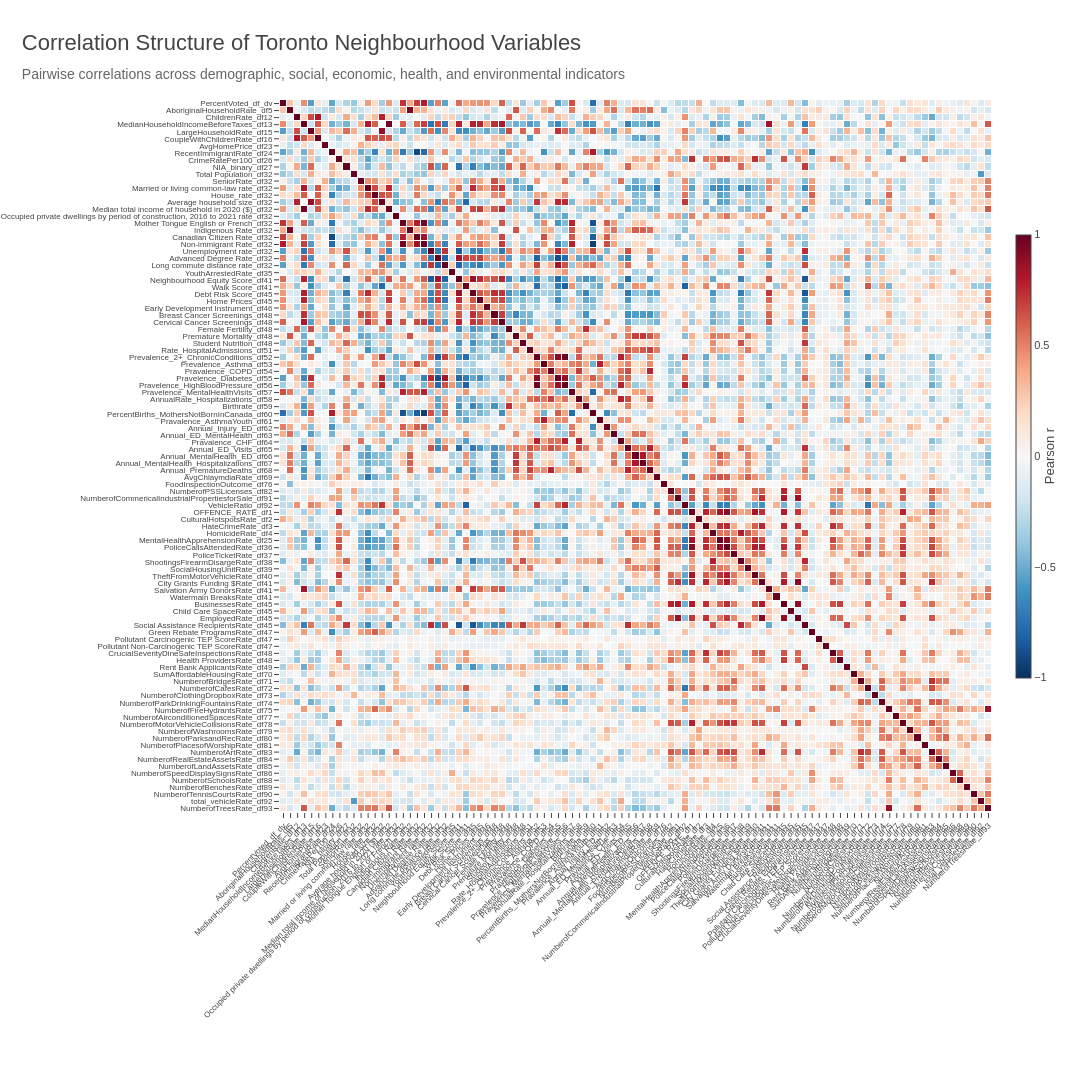

The code cell stored with this chart in its notebook:
### Markdown cell above
# Correlation

### Code cell
# Load data
df_merge_all = pd.read_excel("final_table.xlsx")

X_master = df_merge_all.drop(
    columns=[
        "NEIGHBOURHOOD_ID",
    ]
)

# Numeric predictors only
X_numeric = X_master.select_dtypes(include=np.number)

# Correlation matrix

corr = X_numeric.corr()
cols = corr.columns


# P-value matrix

pvals = pd.DataFrame(
    np.nan,
    index=cols,
    columns=cols
)

for col1 in cols:
    for col2 in cols:

        if col1 == col2:
            pvals.loc[col1, col2] = 0
            continue

        valid = X_numeric[
            [col1, col2]
        ].dropna()

        if len(valid) >= 3:
            r, p = pearsonr(
                valid[col1],
                valid[col2]
            )

            pvals.loc[col1, col2] = p
            
# Create hover text matrix with same dimensions as correlation matrix
hover_text = np.empty(
    corr.shape,
    dtype=object
)

for i in range(corr.shape[0]):
    for j in range(corr.shape[1]):

        p = pvals.iloc[i, j]

        # Cleaner p-value formatting
        if p < 0.001:
            p_text = "< 0.001"
        else:
            p_text = f"{p:.3f}"

        hover_text[i, j] = (
            f"<b>{corr.columns[i]}</b><br>"
            f"vs. {corr.columns[j]}<br><br>"
            f"Pearson r: <b>{corr.iloc[i, j]:.2f}</b><br>"
            f"p-value: <b>{p_text}</b>"
        )


# Interactive heatmap

fig = go.Figure(
    data=go.Heatmap(
        z=corr.values,

        x=corr.columns,
        y=corr.index,

        text=hover_text,

        colorscale="RdBu_r",
        zmid=0,
        zmin=-1,
        zmax=1,

        xgap=1,
        ygap=1,

        colorbar=dict(
            title=dict(
                text="Pearson r",
                side="right"
            ),
            thickness=15,
            len=0.65,
            tickvals=[-1, -0.5, 0, 0.5, 1]
        ),

        hovertemplate=(
            "%{text}"
            "<extra></extra>"
        )
    )
)


# Layout

fig.update_layout(

    title=dict(
        text=(
            "Correlation Structure of Toronto Neighbourhood Variables"
            "<br>"
            "<span style='font-size:14px; color:#666666;'>"
            "Pairwise correlations across demographic, social, economic, health, and environmental indicators"
            "</span>"
        ),
        x=0.02,
        xanchor="left",
        font=dict(
            size=22
        )
    ),

    width=1500,
    height=1400,

    paper_bgcolor="white",
    plot_bgcolor="white",

    font=dict(
        family="Arial",
        size=11
    ),

    margin=dict(
        l=280,
        r=100,
        t=100,
        b=280
    )
)


# X axis
fig.update_xaxes(
    tickmode="array",
    tickvals=corr.columns,
    ticktext=corr.columns,
    tickangle=-45,
    side="bottom",
    showgrid=False,
    zeroline=False,
    tickfont=dict(size=8)
)


# Y axis
fig.update_yaxes(
    tickmode="array",
    tickvals=corr.index,
    ticktext=corr.index,
    autorange="reversed",
    showgrid=False,
    zeroline=False,
    tickfont=dict(size=8)
)


fig.show()

fig.write_json(
    "correlation_matrix.json"
)

### Figure 1 — Plotly figure (JSON) as saved in the notebook; plotly's stock layout.template omitted (floating-point values rounded to 4 significant figures; data arrays with more than 128 entries replaced by an {"elided": "..."} marker saying what was removed)
{"data": [{"colorbar": {"len": 0.65, "thickness": 15, "tickvals": [-1, -0.5, 0, 0.5, 1], "title": {"side": "right", "text": "Pearson r"}}, "colorscale": [[0, "rgb(5,48,97)"], [0.1, "rgb(33,102,172)"], [0.2, "rgb(67,147,195)"], [0.3, "rgb(146,197,222)"], [0.4, "rgb(209,229,240)"], [0.5, "rgb(247,247,247)"], [0.6, "rgb(253,219,199)"], [0.7, "rgb(244,165,130)"], [0.8, "rgb(214,96,77)"], [0.9, "rgb(178,24,43)"], [1, "rgb(103,0,31)"]], "hovertemplate": "%{text}<extra></extra>", "text": {"elided": "101x101 str values"}, "type": "heatmap", "x": ["PercentVoted_df_dv", "AboriginalHouseholdRate_df5", "ChildrenRate_df12", "MedianHouseholdIncomeBeforeTaxes_df13", "LargeHouseholdRate_df15", "CoupleWithChildrenRate_df16", "AvgHomePrice_df23", "RecentImmigrantRate_df24", "CrimeRatePer100_df26", "NIA_binary_df27", "Total Population_df32", "SeniorRate_df32", "Married or living common-law rate_df32", "House_rate_df32", "Average household size_df32", "Median total income of household in 2020 ($)_df32", "Occupied private dwellings by period of construction, 2016 to 2021 rate_df32", "Mother Tongue English or French_df32", "Indigenous Rate_df32", "Canadian Citizen Rate_df32", "Non-immigrant Rate_df32", "Unemployment rate_df32", "Advanced Degree Rate_df32", "Long commute distance rate_df32", "YouthArrestedRate_df35", "Neighbourhood Equity Score_df41", "Walk Score_df41", "Debt Risk Score_df45", "Home Prices_df45", "Early Development Instrument_df46", "Breast Cancer Screenings_df48", "Cervical Cancer Screenings_df48", "Female Fertility_df48", "Premature Mortality_df48", "Student Nutrition_df48", "Rate_HospitalAdmissions_df51", "Prevalence_2+_ChronicConditions_df52", "Prevalence_Asthma_df53", "Pravalence_COPD_df54", "Pravelence_Diabetes_df55", "Pravelence_HighBloodPressure_df56", "Pravelence_MentalHealthVisits_df57", "AnnualRate_Hospitalizations_df58", "Birthrate_df59", "PercentBirths_MothersNotBornInCanada_df60", "Pravalence_AsthmaYouth_df61", "Annual_Injury_ED_df62", "Annual_ED_MentalHealth_df63", "Pravalence_CHF_df64", "Annual_ED_Visits_df65", "Annual_MentalHealth_ED_df66", "Annual_MentalHealth_Hospitalizations_df67", "Annual_PrematureDeaths_df68", "AvgChlaymdiaRate_df69", "FoodInspectionOutcome_df76", "NumberofPSSLicenses_df82", "NumberofCommericalIndustrialPropertiesforSale_df91", "VehicleRatio_df92", "OFFENCE_RATE_df1", "CulturalHotspotsRate_df2", "HateCrimeRate_df3", "HomicideRate_df4", "MentalHealthApprehensionRate_df25", "PoliceCallsAttendedRate_df36", "PoliceTicketRate_df37", "ShootingsFirearmDisargeRate_df38", "SocialHousingUnitRate_df39", "TheftFromMotorVehicleRate_df40", "City Grants Funding $Rate_df41", "Salvation Army DonorsRate_df41", "Watermain BreaksRate_df41", "BusinessesRate_df45", "Child Care SpaceRate_df45", "EmployedRate_df45", "Social Assistance RecipientsRate_df45", "Green Rebate ProgramsRate_df47", "Pollutant Carcinogenic TEP ScoreRate_df47", "Pollutant Non-Carcinogenic TEP ScoreRate_df47", "CrucialSeverityDineSafeInspectionsRate_df48", "Health ProvidersRate_df48", "Rent Bank ApplicantsRate_df49", "SumAffordableHousingRate_df70", "NumberofBridgesRate_df71", "NumberofCafesRate_df72", "NumberofClothingDropboxRate_df73", "NumberofParkDrinkingFountainsRate_df74", "NumberofFireHydrantsRate_df75", "NumberofAirconditionedSpacesRate_df77", "NumberofMotorVehicleCollisionsRate_df78", "NumberofWashroomsRate_df79", "NumberofParksandRecRate_df80", "NumberofPlacesofWorshipRate_df81", "NumberofArtRate_df83", "NumberofRealEstateAssetsRate_df84", "NumberofLandAssetsRate_df85", "NumberofSpeedDisplaySignsRate_df86", "NumberofSchoolsRate_df88", "NumberofBenchesRate_df89", "NumberofTennisCourtsRate_df90", "total_vehicleRate_df92", "NumberofTreesRate_df93"], "xgap": 1, "y": ["PercentVoted_df_dv", "AboriginalHouseholdRate_df5", "ChildrenRate_df12", "MedianHouseholdIncomeBeforeTaxes_df13", "LargeHouseholdRate_df15", "CoupleWithChildrenRate_df16", "AvgHomePrice_df23", "RecentImmigrantRate_df24", "CrimeRatePer100_df26", "NIA_binary_df27", "Total Population_df32", "SeniorRate_df32", "Married or living common-law rate_df32", "House_rate_df32", "Average household size_df32", "Median total income of household in 2020 ($)_df32", "Occupied private dwellings by period of construction, 2016 to 2021 rate_df32", "Mother Tongue English or French_df32", "Indigenous Rate_df32", "Canadian Citizen Rate_df32", "Non-immigrant Rate_df32", "Unemployment rate_df32", "Advanced Degree Rate_df32", "Long commute distance rate_df32", "YouthArrestedRate_df35", "Neighbourhood Equity Score_df41", "Walk Score_df41", "Debt Risk Score_df45", "Home Prices_df45", "Early Development Instrument_df46", "Breast Cancer Screenings_df48", "Cervical Cancer Screenings_df48", "Female Fertility_df48", "Premature Mortality_df48", "Student Nutrition_df48", "Rate_HospitalAdmissions_df51", "Prevalence_2+_ChronicConditions_df52", "Prevalence_Asthma_df53", "Pravalence_COPD_df54", "Pravelence_Diabetes_df55", "Pravelence_HighBloodPressure_df56", "Pravelence_MentalHealthVisits_df57", "AnnualRate_Hospitalizations_df58", "Birthrate_df59", "PercentBirths_MothersNotBornInCanada_df60", "Pravalence_AsthmaYouth_df61", "Annual_Injury_ED_df62", "Annual_ED_MentalHealth_df63", "Pravalence_CHF_df64", "Annual_ED_Visits_df65", "Annual_MentalHealth_ED_df66", "Annual_MentalHealth_Hospitalizations_df67", "Annual_PrematureDeaths_df68", "AvgChlaymdiaRate_df69", "FoodInspectionOutcome_df76", "NumberofPSSLicenses_df82", "NumberofCommericalIndustrialPropertiesforSale_df91", "VehicleRatio_df92", "OFFENCE_RATE_df1", "CulturalHotspotsRate_df2", "HateCrimeRate_df3", "HomicideRate_df4", "MentalHealthApprehensionRate_df25", "PoliceCallsAttendedRate_df36", "PoliceTicketRate_df37", "ShootingsFirearmDisargeRate_df38", "SocialHousingUnitRate_df39", "TheftFromMotorVehicleRate_df40", "City Grants Funding $Rate_df41", "Salvation Army DonorsRate_df41", "Watermain BreaksRate_df41", "BusinessesRate_df45", "Child Care SpaceRate_df45", "EmployedRate_df45", "Social Assistance RecipientsRate_df45", "Green Rebate ProgramsRate_df47", "Pollutant Carcinogenic TEP ScoreRate_df47", "Pollutant Non-Carcinogenic TEP ScoreRate_df47", "CrucialSeverityDineSafeInspectionsRate_df48", "Health ProvidersRate_df48", "Rent Bank ApplicantsRate_df49", "SumAffordableHousingRate_df70", "NumberofBridgesRate_df71", "NumberofCafesRate_df72", "NumberofClothingDropboxRate_df73", "NumberofParkDrinkingFountainsRate_df74", "NumberofFireHydrantsRate_df75", "NumberofAirconditionedSpacesRate_df77", "NumberofMotorVehicleCollisionsRate_df78", "NumberofWashroomsRate_df79", "NumberofParksandRecRate_df80", "NumberofPlacesofWorshipRate_df81", "NumberofArtRate_df83", "NumberofRealEstateAssetsRate_df84", "NumberofLandAssetsRate_df85", "NumberofSpeedDisplaySignsRate_df86", "NumberofSchoolsRate_df88", "NumberofBenchesRate_df89", "NumberofTennisCourtsRate_df90", "total_vehicleRate_df92", "NumberofTreesRate_df93"], "ygap": 1, "z": {"elided": "101x101 float values"}, "zmax": 1, "zmid": 0, "zmin": -1}], "layout": {"font": {"family": "Arial", "size": 11}, "height": 1400, "margin": {"b": 280, "l": 280, "r": 100, "t": 100}, "paper_bgcolor": "white", "plot_bgcolor": "white", "title": {"font": {"size": 22}, "text": "Correlation Structure of Toronto Neighbourhood Variables<br><span style='font-size:14px; color:#666666;'>Pairwise correlations across demographic, social, economic, health, and environmental indicators</span>", "x": 0.02, "xanchor": "left"}, "width": 1500, "xaxis": {"showgrid": false, "side": "bottom", "tickangle": -45, "tickfont": {"size": 8}, "tickmode": "array", "ticktext": ["PercentVoted_df_dv", "AboriginalHouseholdRate_df5", "ChildrenRate_df12", "MedianHouseholdIncomeBeforeTaxes_df13", "LargeHouseholdRate_df15", "CoupleWithChildrenRate_df16", "AvgHomePrice_df23", "RecentImmigrantRate_df24", "CrimeRatePer100_df26", "NIA_binary_df27", "Total Population_df32", "SeniorRate_df32", "Married or living common-law rate_df32", "House_rate_df32", "Average household size_df32", "Median total income of household in 2020 ($)_df32", "Occupied private dwellings by period of construction, 2016 to 2021 rate_df32", "Mother Tongue English or French_df32", "Indigenous Rate_df32", "Canadian Citizen Rate_df32", "Non-immigrant Rate_df32", "Unemployment rate_df32", "Advanced Degree Rate_df32", "Long commute distance rate_df32", "YouthArrestedRate_df35", "Neighbourhood Equity Score_df41", "Walk Score_df41", "Debt Risk Score_df45", "Home Prices_df45", "Early Development Instrument_df46", "Breast Cancer Screenings_df48", "Cervical Cancer Screenings_df48", "Female Fertility_df48", "Premature Mortality_df48", "Student Nutrition_df48", "Rate_HospitalAdmissions_df51", "Prevalence_2+_ChronicConditions_df52", "Prevalence_Asthma_df53", "Pravalence_COPD_df54", "Pravelence_Diabetes_df55", "Pravelence_HighBloodPressure_df56", "Pravelence_MentalHealthVisits_df57", "AnnualRate_Hospitalizations_df58", "Birthrate_df59", "PercentBirths_MothersNotBornInCanada_df60", "Pravalence_AsthmaYouth_df61", "Annual_Injury_ED_df62", "Annual_ED_MentalHealth_df63", "Pravalence_CHF_df64", "Annual_ED_Visits_df65", "Annual_MentalHealth_ED_df66", "Annual_MentalHealth_Hospitalizations_df67", "Annual_PrematureDeaths_df68", "AvgChlaymdiaRate_df69", "FoodInspectionOutcome_df76", "NumberofPSSLicenses_df82", "NumberofCommericalIndustrialPropertiesforSale_df91", "VehicleRatio_df92", "OFFENCE_RATE_df1", "CulturalHotspotsRate_df2", "HateCrimeRate_df3", "HomicideRate_df4", "MentalHealthApprehensionRate_df25", "PoliceCallsAttendedRate_df36", "PoliceTicketRate_df37", "ShootingsFirearmDisargeRate_df38", "SocialHousingUnitRate_df39", "TheftFromMotorVehicleRate_df40", "City Grants Funding $Rate_df41", "Salvation Army DonorsRate_df41", "Watermain BreaksRate_df41", "BusinessesRate_df45", "Child Care SpaceRate_df45", "EmployedRate_df45", "Social Assistance RecipientsRate_df45", "Green Rebate ProgramsRate_df47", "Pollutant Carcinogenic TEP ScoreRate_df47", "Pollutant Non-Carcinogenic TEP ScoreRate_df47", "CrucialSeverityDineSafeInspectionsRate_df48", "Health ProvidersRate_df48", "Rent Bank ApplicantsRate_df49", "SumAffordableHousingRate_df70", "NumberofBridgesRate_df71", "NumberofCafesRate_df72", "NumberofClothingDropboxRate_df73", "NumberofParkDrinkingFountainsRate_df74", "NumberofFireHydrantsRate_df75", "NumberofAirconditionedSpacesRate_df77", "NumberofMotorVehicleCollisionsRate_df78", "NumberofWashroomsRate_df79", "NumberofParksandRecRate_df80", "NumberofPlacesofWorshipRate_df81", "NumberofArtRate_df83", "NumberofRealEstateAssetsRate_df84", "NumberofLandAssetsRate_df85", "NumberofSpeedDisplaySignsRate_df86", "NumberofSchoolsRate_df88", "NumberofBenchesRate_df89", "NumberofTennisCourtsRate_df90", "total_vehicleRate_df92", "NumberofTreesRate_df93"], "tickvals": ["PercentVoted_df_dv", "AboriginalHouseholdRate_df5", "ChildrenRate_df12", "MedianHouseholdIncomeBeforeTaxes_df13", "LargeHouseholdRate_df15", "CoupleWithChildrenRate_df16", "AvgHomePrice_df23", "RecentImmigrantRate_df24", "CrimeRatePer100_df26", "NIA_binary_df27", "Total Population_df32", "SeniorRate_df32", "Married or living common-law rate_df32", "House_rate_df32", "Average household size_df32", "Median total income of household in 2020 ($)_df32", "Occupied private dwellings by period of construction, 2016 to 2021 rate_df32", "Mother Tongue English or French_df32", "Indigenous Rate_df32", "Canadian Citizen Rate_df32", "Non-immigrant Rate_df32", "Unemployment rate_df32", "Advanced Degree Rate_df32", "Long commute distance rate_df32", "YouthArrestedRate_df35", "Neighbourhood Equity Score_df41", "Walk Score_df41", "Debt Risk Score_df45", "Home Prices_df45", "Early Development Instrument_df46", "Breast Cancer Screenings_df48", "Cervical Cancer Screenings_df48", "Female Fertility_df48", "Premature Mortality_df48", "Student Nutrition_df48", "Rate_HospitalAdmissions_df51", "Prevalence_2+_ChronicConditions_df52", "Prevalence_Asthma_df53", "Pravalence_COPD_df54", "Pravelence_Diabetes_df55", "Pravelence_HighBloodPressure_df56", "Pravelence_MentalHealthVisits_df57", "AnnualRate_Hospitalizations_df58", "Birthrate_df59", "PercentBirths_MothersNotBornInCanada_df60", "Pravalence_AsthmaYouth_df61", "Annual_Injury_ED_df62", "Annual_ED_MentalHealth_df63", "Pravalence_CHF_df64", "Annual_ED_Visits_df65", "Annual_MentalHealth_ED_df66", "Annual_MentalHealth_Hospitalizations_df67", "Annual_PrematureDeaths_df68", "AvgChlaymdiaRate_df69", "FoodInspectionOutcome_df76", "NumberofPSSLicenses_df82", "NumberofCommericalIndustrialPropertiesforSale_df91", "VehicleRatio_df92", "OFFENCE_RATE_df1", "CulturalHotspotsRate_df2", "HateCrimeRate_df3", "HomicideRate_df4", "MentalHealthApprehensionRate_df25", "PoliceCallsAttendedRate_df36", "PoliceTicketRate_df37", "ShootingsFirearmDisargeRate_df38", "SocialHousingUnitRate_df39", "TheftFromMotorVehicleRate_df40", "City Grants Funding $Rate_df41", "Salvation Army DonorsRate_df41", "Watermain BreaksRate_df41", "BusinessesRate_df45", "Child Care SpaceRate_df45", "EmployedRate_df45", "Social Assistance RecipientsRate_df45", "Green Rebate ProgramsRate_df47", "Pollutant Carcinogenic TEP ScoreRate_df47", "Pollutant Non-Carcinogenic TEP ScoreRate_df47", "CrucialSeverityDineSafeInspectionsRate_df48", "Health ProvidersRate_df48", "Rent Bank ApplicantsRate_df49", "SumAffordableHousingRate_df70", "NumberofBridgesRate_df71", "NumberofCafesRate_df72", "NumberofClothingDropboxRate_df73", "NumberofParkDrinkingFountainsRate_df74", "NumberofFireHydrantsRate_df75", "NumberofAirconditionedSpacesRate_df77", "NumberofMotorVehicleCollisionsRate_df78", "NumberofWashroomsRate_df79", "NumberofParksandRecRate_df80", "NumberofPlacesofWorshipRate_df81", "NumberofArtRate_df83", "NumberofRealEstateAssetsRate_df84", "NumberofLandAssetsRate_df85", "NumberofSpeedDisplaySignsRate_df86", "NumberofSchoolsRate_df88", "NumberofBenchesRate_df89", "NumberofTennisCourtsRate_df90", "total_vehicleRate_df92", "NumberofTreesRate_df93"], "zeroline": false}, "yaxis": {"autorange": "reversed", "showgrid": false, "tickfont": {"size": 8}, "tickmode": "array", "ticktext": ["PercentVoted_df_dv", "AboriginalHouseholdRate_df5", "ChildrenRate_df12", "MedianHouseholdIncomeBeforeTaxes_df13", "LargeHouseholdRate_df15", "CoupleWithChildrenRate_df16", "AvgHomePrice_df23", "RecentImmigrantRate_df24", "CrimeRatePer100_df26", "NIA_binary_df27", "Total Population_df32", "SeniorRate_df32", "Married or living common-law rate_df32", "House_rate_df32", "Average household size_df32", "Median total income of household in 2020 ($)_df32", "Occupied private dwellings by period of construction, 2016 to 2021 rate_df32", "Mother Tongue English or French_df32", "Indigenous Rate_df32", "Canadian Citizen Rate_df32", "Non-immigrant Rate_df32", "Unemployment rate_df32", "Advanced Degree Rate_df32", "Long commute distance rate_df32", "YouthArrestedRate_df35", "Neighbourhood Equity Score_df41", "Walk Score_df41", "Debt Risk Score_df45", "Home Prices_df45", "Early Development Instrument_df46", "Breast Cancer Screenings_df48", "Cervical Cancer Screenings_df48", "Female Fertility_df48", "Premature Mortality_df48", "Student Nutrition_df48", "Rate_HospitalAdmissions_df51", "Prevalence_2+_ChronicConditions_df52", "Prevalence_Asthma_df53", "Pravalence_COPD_df54", "Pravelence_Diabetes_df55", "Pravelence_HighBloodPressure_df56", "Pravelence_MentalHealthVisits_df57", "AnnualRate_Hospitalizations_df58", "Birthrate_df59", "PercentBirths_MothersNotBornInCanada_df60", "Pravalence_AsthmaYouth_df61", "Annual_Injury_ED_df62", "Annual_ED_MentalHealth_df63", "Pravalence_CHF_df64", "Annual_ED_Visits_df65", "Annual_MentalHealth_ED_df66", "Annual_MentalHealth_Hospitalizations_df67", "Annual_PrematureDeaths_df68", "AvgChlaymdiaRate_df69", "FoodInspectionOutcome_df76", "NumberofPSSLicenses_df82", "NumberofCommericalIndustrialPropertiesforSale_df91", "VehicleRatio_df92", "OFFENCE_RATE_df1", "CulturalHotspotsRate_df2", "HateCrimeRate_df3", "HomicideRate_df4", "MentalHealthApprehensionRate_df25", "PoliceCallsAttendedRate_df36", "PoliceTicketRate_df37", "ShootingsFirearmDisargeRate_df38", "SocialHousingUnitRate_df39", "TheftFromMotorVehicleRate_df40", "City Grants Funding $Rate_df41", "Salvation Army DonorsRate_df41", "Watermain BreaksRate_df41", "BusinessesRate_df45", "Child Care SpaceRate_df45", "EmployedRate_df45", "Social Assistance RecipientsRate_df45", "Green Rebate ProgramsRate_df47", "Pollutant Carcinogenic TEP ScoreRate_df47", "Pollutant Non-Carcinogenic TEP ScoreRate_df47", "CrucialSeverityDineSafeInspectionsRate_df48", "Health ProvidersRate_df48", "Rent Bank ApplicantsRate_df49", "SumAffordableHousingRate_df70", "NumberofBridgesRate_df71", "NumberofCafesRate_df72", "NumberofClothingDropboxRate_df73", "NumberofParkDrinkingFountainsRate_df74", "NumberofFireHydrantsRate_df75", "NumberofAirconditionedSpacesRate_df77", "NumberofMotorVehicleCollisionsRate_df78", "NumberofWashroomsRate_df79", "NumberofParksandRecRate_df80", "NumberofPlacesofWorshipRate_df81", "NumberofArtRate_df83", "NumberofRealEstateAssetsRate_df84", "NumberofLandAssetsRate_df85", "NumberofSpeedDisplaySignsRate_df86", "NumberofSchoolsRate_df88", "NumberofBenchesRate_df89", "NumberofTennisCourtsRate_df90", "total_vehicleRate_df92", "NumberofTreesRate_df93"], "tickvals": ["PercentVoted_df_dv", "AboriginalHouseholdRate_df5", "ChildrenRate_df12", "MedianHouseholdIncomeBeforeTaxes_df13", "LargeHouseholdRate_df15", "CoupleWithChildrenRate_df16", "AvgHomePrice_df23", "RecentImmigrantRate_df24", "CrimeRatePer100_df26", "NIA_binary_df27", "Total Population_df32", "SeniorRate_df32", "Married or living common-law rate_df32", "House_rate_df32", "Average household size_df32", "Median total income of household in 2020 ($)_df32", "Occupied private dwellings by period of construction, 2016 to 2021 rate_df32", "Mother Tongue English or French_df32", "Indigenous Rate_df32", "Canadian Citizen Rate_df32", "Non-immigrant Rate_df32", "Unemployment rate_df32", "Advanced Degree Rate_df32", "Long commute distance rate_df32", "YouthArrestedRate_df35", "Neighbourhood Equity Score_df41", "Walk Score_df41", "Debt Risk Score_df45", "Home Prices_df45", "Early Development Instrument_df46", "Breast Cancer Screenings_df48", "Cervical Cancer Screenings_df48", "Female Fertility_df48", "Premature Mortality_df48", "Student Nutrition_df48", "Rate_HospitalAdmissions_df51", "Prevalence_2+_ChronicConditions_df52", "Prevalence_Asthma_df53", "Pravalence_COPD_df54", "Pravelence_Diabetes_df55", "Pravelence_HighBloodPressure_df56", "Pravelence_MentalHealthVisits_df57", "AnnualRate_Hospitalizations_df58", "Birthrate_df59", "PercentBirths_MothersNotBornInCanada_df60", "Pravalence_AsthmaYouth_df61", "Annual_Injury_ED_df62", "Annual_ED_MentalHealth_df63", "Pravalence_CHF_df64", "Annual_ED_Visits_df65", "Annual_MentalHealth_ED_df66", "Annual_MentalHealth_Hospitalizations_df67", "Annual_PrematureDeaths_df68", "AvgChlaymdiaRate_df69", "FoodInspectionOutcome_df76", "NumberofPSSLicenses_df82", "NumberofCommericalIndustrialPropertiesforSale_df91", "VehicleRatio_df92", "OFFENCE_RATE_df1", "CulturalHotspotsRate_df2", "HateCrimeRate_df3", "HomicideRate_df4", "MentalHealthApprehensionRate_df25", "PoliceCallsAttendedRate_df36", "PoliceTicketRate_df37", "ShootingsFirearmDisargeRate_df38", "SocialHousingUnitRate_df39", "TheftFromMotorVehicleRate_df40", "City Grants Funding $Rate_df41", "Salvation Army DonorsRate_df41", "Watermain BreaksRate_df41", "BusinessesRate_df45", "Child Care SpaceRate_df45", "EmployedRate_df45", "Social Assistance RecipientsRate_df45", "Green Rebate ProgramsRate_df47", "Pollutant Carcinogenic TEP ScoreRate_df47", "Pollutant Non-Carcinogenic TEP ScoreRate_df47", "CrucialSeverityDineSafeInspectionsRate_df48", "Health ProvidersRate_df48", "Rent Bank ApplicantsRate_df49", "SumAffordableHousingRate_df70", "NumberofBridgesRate_df71", "NumberofCafesRate_df72", "NumberofClothingDropboxRate_df73", "NumberofParkDrinkingFountainsRate_df74", "NumberofFireHydrantsRate_df75", "NumberofAirconditionedSpacesRate_df77", "NumberofMotorVehicleCollisionsRate_df78", "NumberofWashroomsRate_df79", "NumberofParksandRecRate_df80", "NumberofPlacesofWorshipRate_df81", "NumberofArtRate_df83", "NumberofRealEstateAssetsRate_df84", "NumberofLandAssetsRate_df85", "NumberofSpeedDisplaySignsRate_df86", "NumberofSchoolsRate_df88", "NumberofBenchesRate_df89", "NumberofTennisCourtsRate_df90", "total_vehicleRate_df92", "NumberofTreesRate_df93"], "zeroline": false}}}
